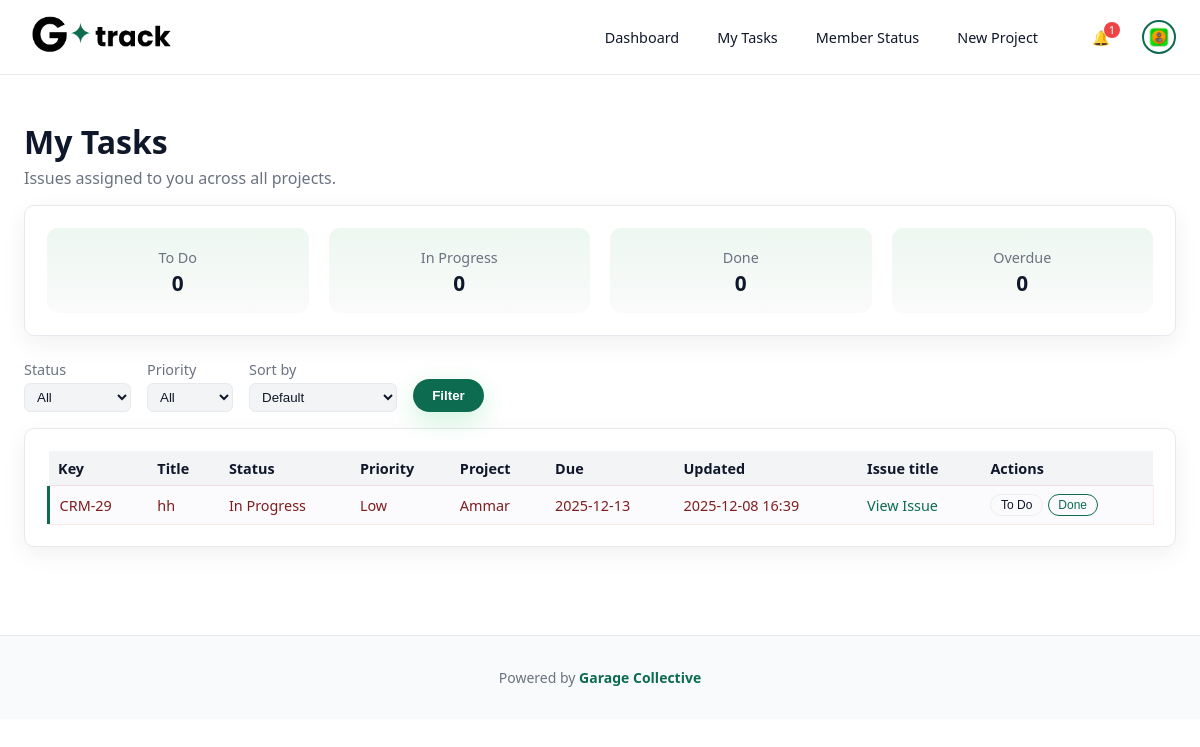
The app's page /my-tasks/ (signed in), older data.
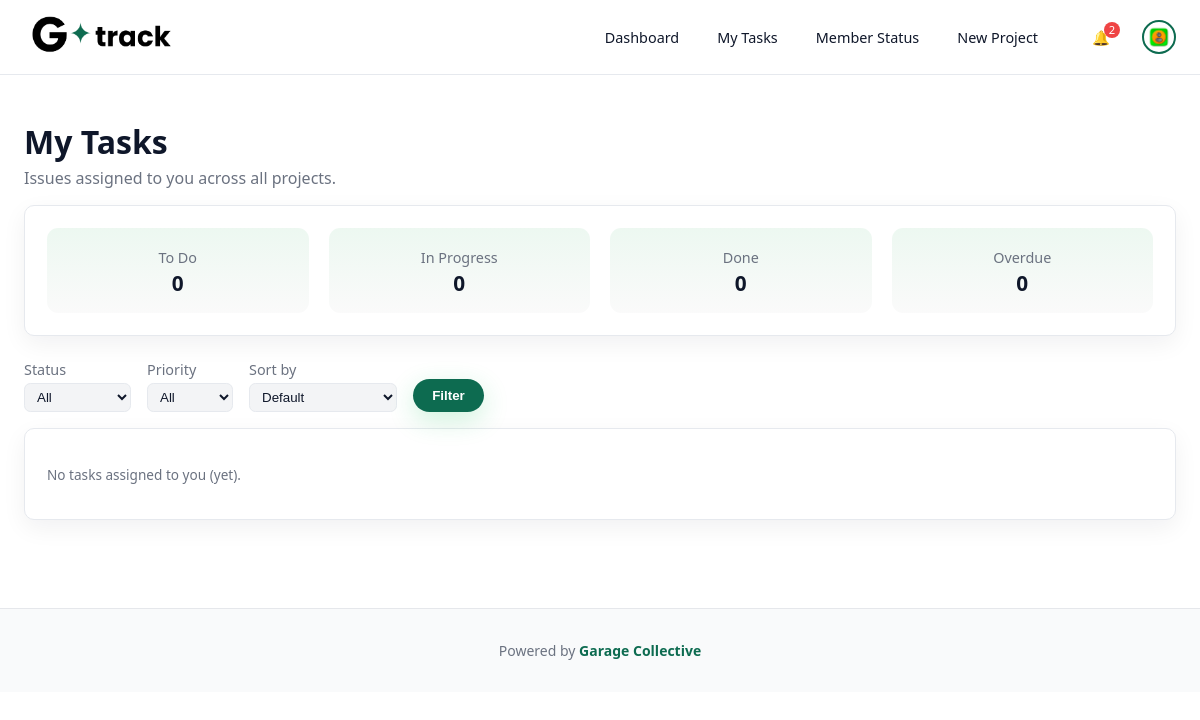
The same page, newer data.
### board/models.py (models this page shows, shortened)
class Issue(models.Model):
    STATUS_CHOICES = [
        ("TODO", "To Do"),
        ("IN_PROGRESS", "In Progress"),
        ("DONE", "Done"),
    ]
    PRIORITY_CHOICES = [
        ("LOW", "Low"),
        ("MEDIUM", "Medium"),
        ("HIGH", "High"),
        ("CRITICAL", "Critical"),
    ]
    project = models.ForeignKey(Project, related_name="issues", on_delete=models.CASCADE)
    title = models.CharField(max_length=200)
    description = models.TextField(blank=True)
    status = models.CharField(max_length=20, choices=STATUS_CHOICES, default="TODO")
    priority = models.CharField(max_length=20, choices=PRIORITY_CHOICES, default="MEDIUM")
    assignee = models.ForeignKey(User, null=True, blank=True, on_delete=models.SET_NULL)
    members = models.ManyToManyField(
        User,
        related_name="issue_memberships",
        blank=True,
    )
    due_date = models.DateField(null=True, blank=True)
    show_on_board = models.BooleanField(
        default=True,
        help_text="If false the issue is hidden from the project's kanban columns but still visible in My Tasks and issue detail."
    )
    created_at = models.DateTimeField(auto_now_add=True)
    updated_at = models.DateTimeField(auto_now=True)
    class Meta:
        ordering = ["-created_at"]
    def is_overdue(self):
        if not self.due_date:
            return False
        if self.status == "DONE":
            return False
        today = timezone.localdate()
        return self.due_date < today

class Project(models.Model):
    name = models.CharField(max_length=100)
    key = models.CharField(
        max_length=10,
        unique=True,                      # keep this if you want each key only once
        help_text="Short code, e.g. CRM",
    )
    description = models.TextField(blank=True)
    owner = models.ForeignKey(
        User,
        related_name="owned_projects",
        on_delete=models.CASCADE,
    )
    issue_date = models.DateField(null=True, blank=True)
    deadline_date = models.DateField(null=True, blank=True)
    sop = models.TextField(
        blank=True,
        help_text="Step-by-step SOP for this project.",
    )
    reference_url = models.URLField(
        blank=True,
        null=True,
        help_text="Optional: link to docs / design / folder for this project.",
    )
    members = models.ManyToManyField(
        User,
        related_name="projects",
        blank=True,
        help_text="Team members who can see this project.",
    )
    department = models.CharField(
        max_length=50,
        choices=Profile.DEPARTMENT_CHOICES,
        blank=True,
        null=True,
        help_text="Department this project belongs to",
    )
    created_at = models.DateTimeField(auto_now_add=True)
    class Meta:
        ordering = ["name"]

### board/views.py (the view)
# urls.py: path("my-tasks/", MyTasksView.as_view(), name="my_tasks"),
class MyTasksView(LoginRequiredMixin, ListView):
    model = Issue
    template_name = "board/my_tasks.html"
    context_object_name = "issues"
    def get_queryset(self):
        user = self.request.user
        qs = Issue.objects.filter(
            Q(assignee=user) | Q(members=user)
        ).distinct()
        status = self.request.GET.get("status")
        priority = self.request.GET.get("priority")
        order = self.request.GET.get("order")
        if status and status != "all":
            qs = qs.filter(status=status)
        if priority and priority != "all":
            qs = qs.filter(priority=priority)
        if order == "due_asc":
            qs = qs.order_by("due_date", "priority")
        elif order == "due_desc":
            qs = qs.order_by("-due_date", "-priority")
        elif order == "prio_desc":
            qs = qs.order_by("-priority", "status")
        elif order == "updated_desc":
            qs = qs.order_by("-updated_at")
        else:
            qs = qs.order_by("status", "-updated_at")
        return qs.select_related("project", "assignee").prefetch_related("attachments")
    def get_context_data(self, **kwargs):
        ctx = super().get_context_data(**kwargs)
        ctx["status_choices"] = Issue.STATUS_CHOICES
        ctx["priority_choices"] = Issue.PRIORITY_CHOICES
        ctx["current_status"] = self.request.GET.get("status", "all")
        ctx["current_priority"] = self.request.GET.get("priority", "all")
        ctx["current_order"] = self.request.GET.get("order", "default")
        all_my = Issue.objects.filter(assignee=self.request.user)
        from django.utils import timezone
        today = timezone.localdate()
        summary = {
            "todo": all_my.filter(status="TODO").count(),
            "in_progress": all_my.filter(status="IN_PROGRESS").count(),
            "done": all_my.filter(status="DONE").count(),
            "overdue": all_my.filter(due_date__lt=today)
                             .exclude(status="DONE")
                             .count(),
        }
        ctx["summary"] = summary
        issues = list(ctx.get("issues", []))
        project_ids = {i.project_id for i in issues}
        latest_non_board_by_project = {}
        if project_ids:
            for pid in project_ids:
                latest = (
                    Issue.objects
                         .filter(project_id=pid, show_on_board=False)
                         .order_by("-created_at")
                         .first()
                )
                if latest:
                    latest_non_board_by_project[pid] = latest
        for issue in issues:
            latest = latest_non_board_by_project.get(issue.project_id)
            if latest:
                issue.view_issue_pk = latest.pk
            else:
                issue.view_issue_pk = issue.pk
        ctx["issues"] = issues
        return ctx

### board/context_processors.py (called while the page is built)
def user_issue_counts(request):
    if not request.user.is_authenticated:
        return {}
    today = timezone.localdate()
    overdue = Issue.objects.filter(
        assignee=request.user,
        due_date__lt=today
    ).exclude(status="DONE").count()
    open_issues = Issue.objects.filter(
        assignee=request.user
    ).exclude(status="DONE").count()
    return {
        "nav_overdue_count": overdue,
        "nav_open_issue_count": open_issues,
    }

def notifications_context(request):
    if request.user.is_authenticated:
        count = Notification.objects.filter(
            user=request.user,
            is_read=False
        ).count()
    else:
        count = 0
    return {"unread_notifications_count": count}

### board/templates/board/my_tasks.html (shortened to what this page needs)
{% extends "base.html" %}
{% block content %}
<h1 class="page-title">My Tasks</h1>
<p class="page-subtitle">Issues assigned to you across all projects.</p>
<div class="card stats my-stats">
  <div class="stats-row">
    <div class="stat">
      <span class="label">To Do</span>
      <span class="value">{{ summary.todo }}</span>
    </div>
    <div class="stat">
      <span class="label">In Progress</span>
      <span class="value">{{ summary.in_progress }}</span>
    </div>
    <div class="stat">
      <span class="label">Done</span>
      <span class="value">{{ summary.done }}</span>
    </div>
    <div class="stat">
      <span class="label">Overdue</span>
      <span class="value">{{ summary.overdue }}</span>
    </div>
  </div>
</div>
<form method="get" class="filters">
  <label>
    Status
    <select name="status">
      <option value="all" {% if current_status == "all" %}selected{% endif %}>All</option>
    </select>
  </label>
  <label>
    Priority
    <select name="priority">
      <option value="all" {% if current_priority == "all" %}selected{% endif %}>All</option>
    </select>
  </label>
  <label>
    Sort by
    <select name="order">
      <option value="default" {% if current_order == "default" %}selected{% endif %}>Default</option>
    </select>
  </label>
  <button type="submit" class="btn-primary">Filter</button>
</form>
<div class="card my-tasks">
  {% if issues %}
    <table class="tasks-table">
      <thead>
        <tr>
          <th>Key</th>
          <th>Title</th>
          <th>Status</th>
          <th>Priority</th>
          <th>Project</th>
          <th>Due</th>
          <th>Updated</th>
          <th>Issue title</th>
          <th>Actions</th>
        </tr>
      </thead>
      <tbody>
        {% for issue in issues %}
          <tr class="priority-{{ issue.priority|lower }} {% if issue.is_overdue %}overdue{% endif %}">
              <td>{{ issue.project.key }}-{{ issue.id }}</td>
              <td>{{ issue.title }}</td>
              <td>{{ issue.get_status_display }}</td>
              <td>{{ issue.get_priority_display }}</td>
              <td>{{ issue.project.name }}</td>
              <td>
                  {% if issue.due_date %}
                      {{ issue.due_date|date:"Y-m-d" }}
                  {% else %}
                      —
                  {% endif %}
              </td>
              <td>{{ issue.updated_at|date:"Y-m-d H:i" }}</td>
              <td>
                  <a href="{% url 'issue_detail' issue.pk %}">
                      View Issue
                  </a>
              </td>
              <td>
                  <div class="row-actions">
                      {% if issue.status != "TODO" %}
                          <form method="post" action="{% url 'issue_update_status' issue.pk %}">
                              <button type="submit" class="btn-chip">To Do</button>
                          </form>
                      {% endif %}
                      {% if issue.status != "DONE" %}
                          <form method="post" action="{% url 'issue_update_status' issue.pk %}">
                              <button type="submit" class="btn-chip btn-chip--success">Done</button>
                          </form>
                      {% endif %}
                  </div>
              </td>
          </tr>
        {% endfor %}
      </tbody>
    </table>
  {% else %}
    <p class="empty">No tasks assigned to you (yet).</p>
  {% endif %}
</div>
{% endblock %}

Row changes from the older to the newer data that the page shows:
removed Issue: project.key "CRM", id "29", title "hh", status "In Progress", priority "Low", project.name "Ammar", due_date "2025-12-13", updated_at "2025-12-08 16:39"
Text that changed along with them:
{{ unread_notifications_count }}: "1" → "2"
text no longer shown: "Key Title Status Priority Project Due Updated Issue title Actions"
text now shown: "No tasks assigned to you (yet)."
